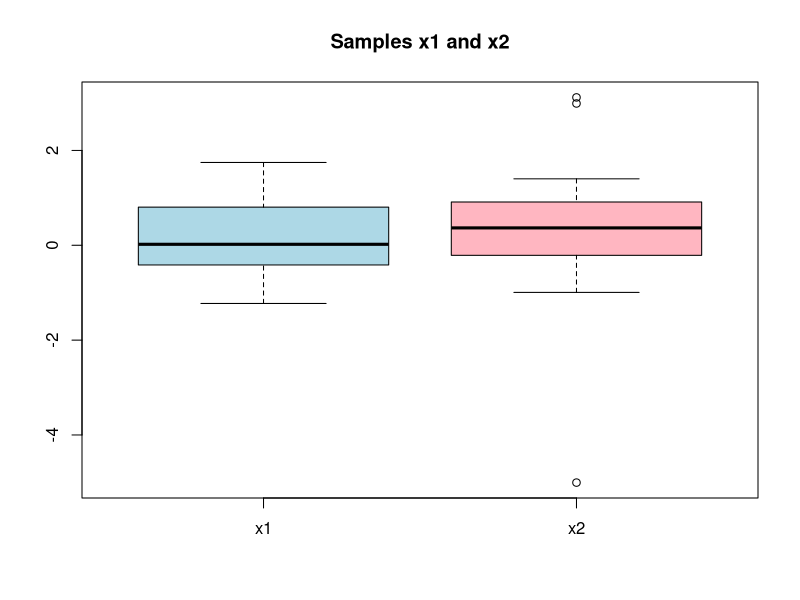

The R source for this figure:
## ---- chunk 1
set.seed(12321492)
knitr::opts_chunk$set(echo = TRUE, message = FALSE, warning = FALSE, fig.width = 6, fig.height = 4, dpi = 150)
## ---- chunk 2
x1 <- c(-0.673, -0.584, 0.572, -0.341, -0.218, 0.603, -0.415, -0.013,
        0.763, 0.804, 0.054, 1.746, -0.472, 1.638, -0.578, 0.947,
        -0.329, -0.188, 0.794, 0.894, -1.227, 1.059)

x2 <- c(0.913, -0.639, 2.99, -5.004, 3.118, 0.1, 1.128, 0.579, 0.32,
        -0.488, -0.994, -0.212, 0.413, 1.401, -0.007, 0.568,
        -0.005, 0.696)

boxplot(x1, x2, names = c("x1", "x2"),
        main = "Samples x1 and x2", col = c("lightblue", "lightpink"))
## ---- chunk 3
B <- 1000
n1 <- length(x1)
n2 <- length(x2)

# observed t-statistic
t_obs <- (mean(x1) - mean(x2)) / sqrt(var(x1)/n1 + var(x2)/n2)

# 1) bootstrap inside each group
boot_t1 <- replicate(B, {
  b1 <- sample(x1, n1, replace = TRUE)
  b2 <- sample(x2, n2, replace = TRUE)
  (mean(b1) - mean(b2)) / sqrt(var(b1)/n1 + var(b2)/n2)
})
pval1 <- mean(abs(boot_t1) >= abs(t_obs))

# 2) pooled-centered bootstrap
x1c <- x1 - mean(x1)
x2c <- x2 - mean(x2)
pool <- c(x1c, x2c)

boot_t2 <- replicate(B, {
  b <- sample(pool, n1 + n2, replace = TRUE)
  b1 <- b[1:n1]
  b2 <- b[(n1+1):(n1+n2)]
  (mean(b1) - mean(b2)) / sqrt(var(b1)/n1 + var(b2)/n2)
})
pval2 <- mean(abs(boot_t2) >= abs(t_obs))

pval1; pval2
## ---- chunk 4
B <- 2000
combined <- c(x1, x2)

t_perm <- replicate(B, {
  perm <- sample(combined)
  p1 <- perm[1:n1]
  p2 <- perm[(n1+1):(n1+n2)]
  (mean(p1) - mean(p2)) / sqrt(var(p1)/n1 + var(p2)/n2)
})

p_perm <- mean(abs(t_perm) >= abs(t_obs))
p_perm
## ---- chunk 5
wilcox_obs <- wilcox.test(x1, x2, exact = FALSE)$statistic

# 1) bootstrap inside groups
boot_w1 <- replicate(B, {
  b1 <- sample(x1, n1, replace = TRUE)
  b2 <- sample(x2, n2, replace = TRUE)
  wilcox.test(b1, b2, exact = FALSE)$statistic
})
p_w1 <- mean(abs(boot_w1 - median(boot_w1)) >= abs(wilcox_obs - median(boot_w1)))

# 2) pooled-centered bootstrap for ranks
pool_w <- c(x1 - median(x1), x2 - median(x2))

boot_w2 <- replicate(B, {
  b <- sample(pool_w, n1 + n2, replace = TRUE)
  b1 <- b[1:n1]
  b2 <- b[(n1+1):(n1+n2)]
  wilcox.test(b1, b2, exact = FALSE)$statistic
})
p_w2 <- mean(abs(boot_w2 - median(boot_w2)) >= abs(wilcox_obs - median(boot_w2)))

p_w1; p_w2
## ---- chunk 6
t.test(x1, x2)
wilcox.test(x1, x2)
